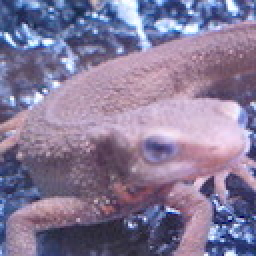
%> input picture Question_11_20/imori.jpg, 128 x 128 px (shown 2 times larger)
$ octave ans_15.m   (GNU Octave 9; MATLAB toolbox functions it lacks are replaced by stand-ins)
%> lines starting %> are read from the running program, lines starting %| are printed output that depends on the picture
clear
I = imread("imori.jpg");
%> I is the input picture: size 128x128x3 uint8; mean R, G, B 134.1, 121.8, 152.8
I = im2double(I) * 255;
%> I: size 128x128x3 double
I = 0.2126 * I(:,:,1) + 0.7152 * I(:,:,2) + 0.0722 * I(:,:,3);
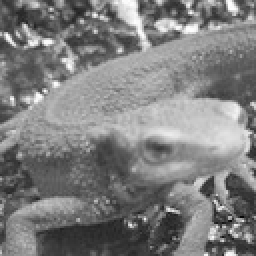
%> I: size 128x128 double (shown 2 times larger); min 6.71, max 254.4, mean 126.7
[H, W, C] = size(I);
%> H = 128; W = 128; C = 1
n = 3;

%vartical
%K = [1 0 -1; 2 0 -2; 1 0 -1];

%horizonal
K = [1 2 1; 0 0 0; -1 -2 -1];

%filttering
J = zero_padding(I, n);
%> in zero_padding, `J(1+pad:h+pad, 1+pad:w+pad, :) = I;`:
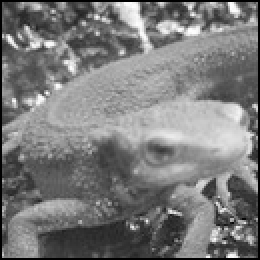
%> J: size 130x130 double (shown 2 times larger); min 0, max 254.4, mean 122.8
for y = 1:H
    for x = 1:W
        I(y,x) = mean2(J(y:y+n-1, x:x+n-1) .* K);
        if I(y,x) < 0
            if floor(abs(I(y,x))) == 0
                I(y,x) = 0;
            else
                I(y,x) = 255 + I(y,x);
            end
        end
    end
end
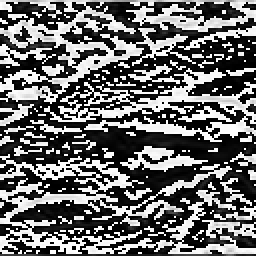
%> I: size 128x128 double (shown 2 times larger); min 0, max 254, mean 107.2
I = I/255;
I = im2uint8(I);
%> I: size 128x128 uint8
imshow(I);


function J = zero_padding(I, n)
[h, w, c] = size(I);
pad = floor(n/2);
J = zeros(h+pad*2, w+pad*2, c);
J(1+pad:h+pad, 1+pad:w+pad, :) = I;
end
